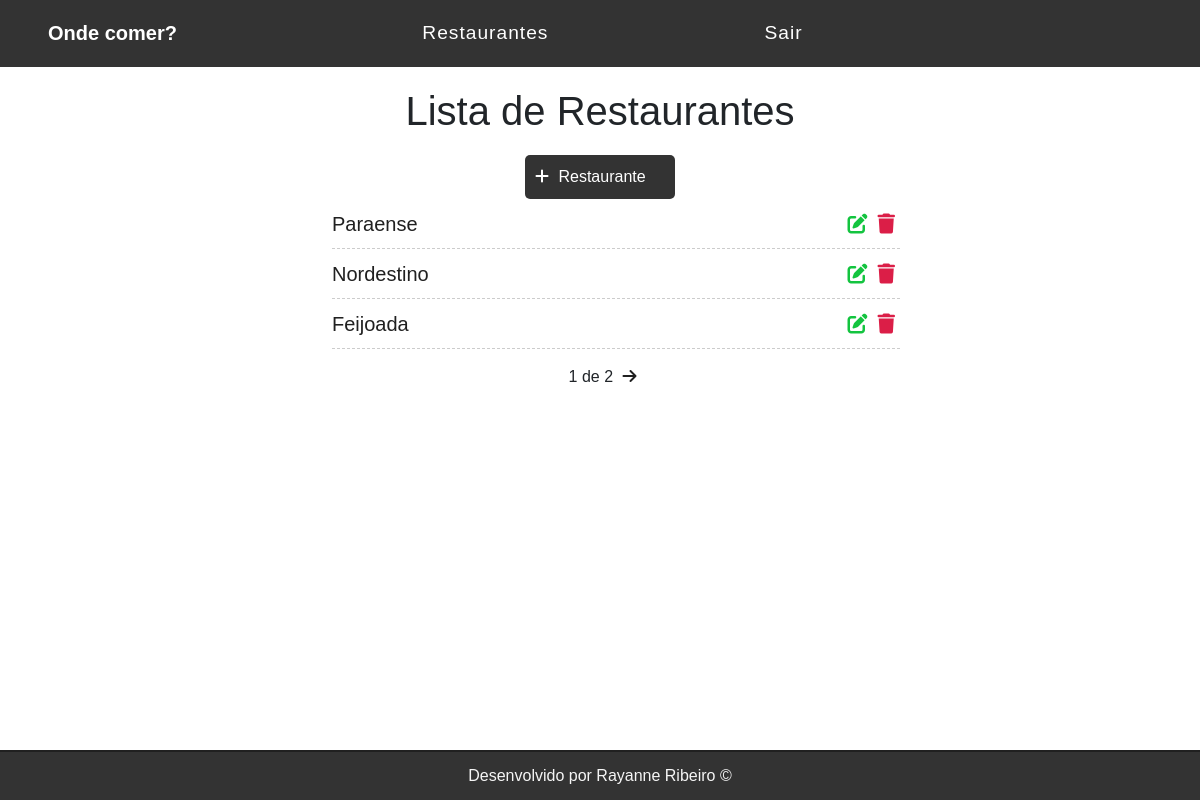
Page / (signed in) on the earlier database version.
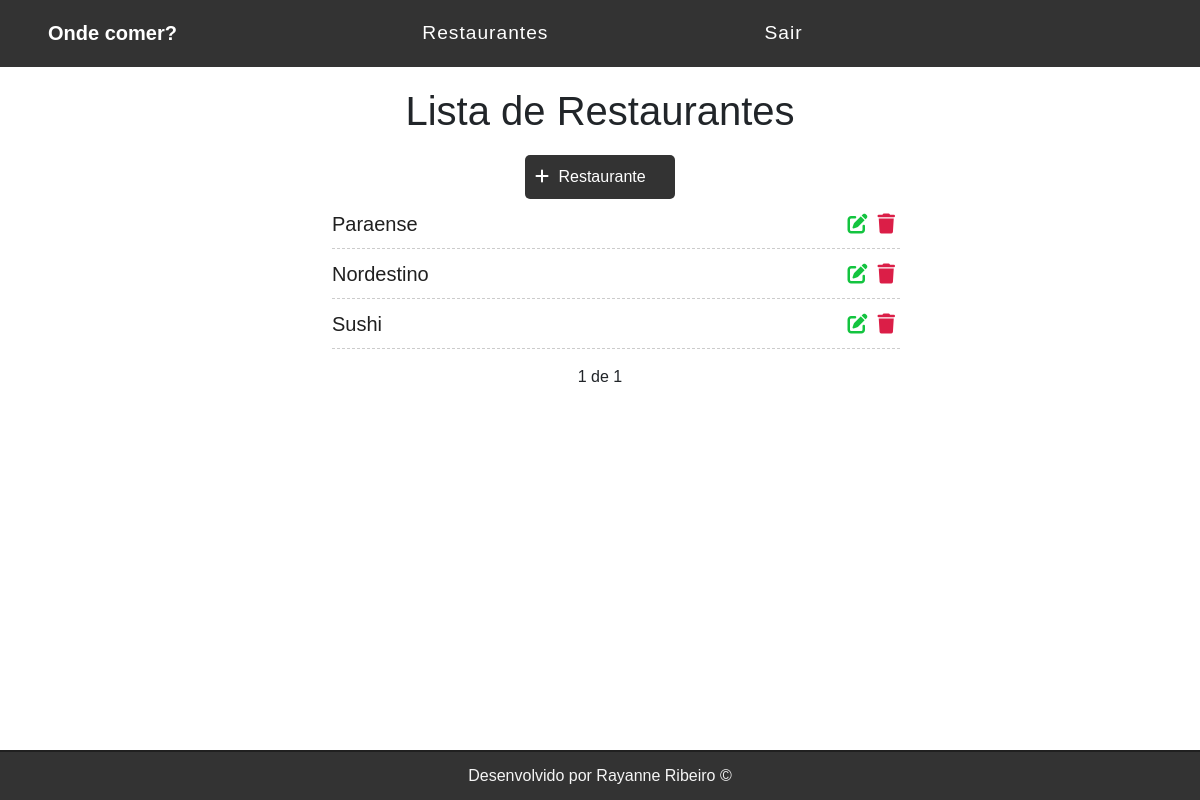
Same page on the later database version.
### restaurantes/models.py (models this page shows, shortened)
class Restaurante(models.Model):
    nome = models.CharField(max_length=255)
    description = models.TextField()
    codigo = models.CharField(max_length=15)
    created_at = models.DateTimeField(auto_now_add=True)
    updated_at = models.DateTimeField(auto_now=True)

### restaurantes/views.py (the view)
# urls.py: path('', restauranteList, name= 'restaurante-list'),
@login_required
def restauranteList(request):
    restaurante_list = Restaurante.objects.all().order_by('-created_at')
    paginator = Paginator(restaurante_list, 3)
    page = request.GET.get('page')
    restaurante = paginator.get_page(page)  # tasks
    return render(request, 'restaurante/list.html', {'restaurante': restaurante})

### restaurantes/templates/restaurante/list.html (shortened to what this page needs)
{% extends 'base.html' %}
{% block content %}
<div class="offset-1 col-10 list-div container-lista">
    <h1>Lista de Restaurantes</h1>
    <a id="add-link" class="btn-add" href="addrestaurante/">
        <div class="col-2 add-div">
            <i class="fas fa-plus"></i> Restaurante
        </div>
    </a>
    <ul class="taks-list">
        {% for restaurante in restaurante %}
        <li class="task-item">
            <span><a href="restaurante/{{restaurante.id}}">{{ restaurante.nome}}</a></span>
            <a  class="delete-btn" href="delete/{{restaurante.id}}"><span><i class="fas fa-trash"></i></span></a>
            <a href="edit/{{restaurante.id}}"><span><i class="fas fa-edit"></i></span></a>
        </li>
        {% endfor %}
    </ul>
    <div class="pagination">
        <span class="step-links">
            <span class="current">
                {{restaurante.number}} de {{restaurante.paginator.num_pages}}
            </span>
            {% if restaurante.has_next %}
            <a href="?page={{ restaurante.next_page_number }}"><i class="fas fa-arrow-right"></i></a>
            {% endif %}
        </span>
    </div>
</div>
{% endblock %}

Differences in the rows shown:
removed Restaurante: nome "Feijoada"
now on this page (row unchanged): Restaurante: nome "Sushi"
Other differences:
{{ restaurante.paginator.num_pages }}: "2" → "1"
